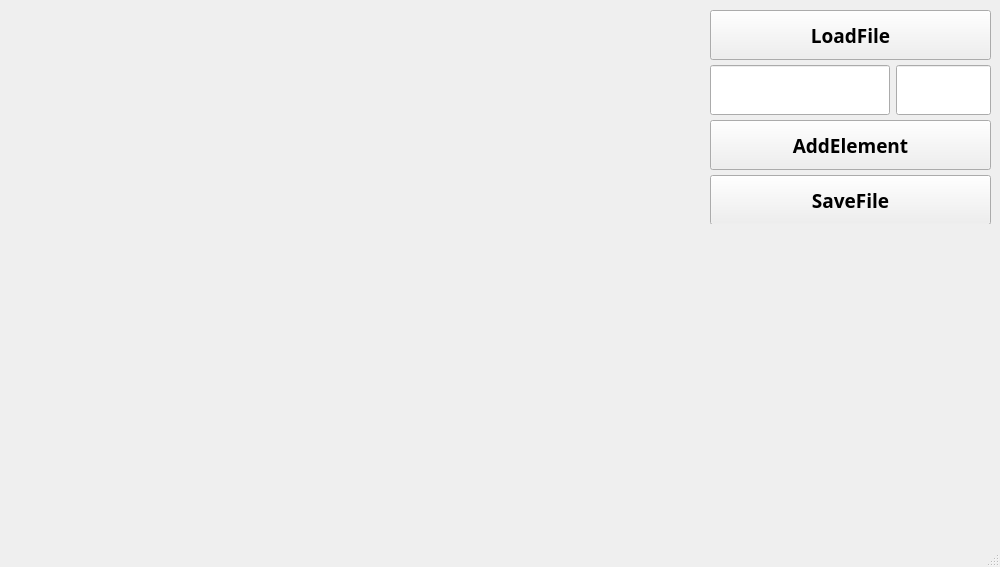
<?xml version="1.0" encoding="UTF-8"?>
<ui version="4.0">
 <class>MainWindow</class>
 <widget class="QMainWindow" name="MainWindow">
  <property name="geometry">
   <rect>
    <x>0</x>
    <y>0</y>
    <width>1000</width>
    <height>567</height>
   </rect>
  </property>
  <property name="windowTitle">
   <string>MainWindow</string>
  </property>
  <widget class="QWidget" name="centralwidget">
   <widget class="QWidget" name="">
    <property name="geometry">
     <rect>
      <x>710</x>
      <y>10</y>
      <width>281</width>
      <height>214</height>
     </rect>
    </property>
    <property name="minimumSize">
     <size>
      <width>0</width>
      <height>50</height>
     </size>
    </property>
    <layout class="QGridLayout" name="gridLayout">
     <item row="2" column="1">
      <widget class="QLineEdit" name="inValue">
       <property name="minimumSize">
        <size>
         <width>90</width>
         <height>50</height>
        </size>
       </property>
       <property name="font">
        <font>
         <family>Segoe Script</family>
         <pointsize>14</pointsize>
         <bold>true</bold>
        </font>
       </property>
      </widget>
     </item>
     <item row="4" column="0" colspan="2">
      <widget class="QPushButton" name="buttonSave">
       <property name="minimumSize">
        <size>
         <width>0</width>
         <height>50</height>
        </size>
       </property>
       <property name="font">
        <font>
         <family>Segoe Script</family>
         <pointsize>14</pointsize>
         <bold>true</bold>
        </font>
       </property>
       <property name="text">
        <string>SaveFile</string>
       </property>
      </widget>
     </item>
     <item row="2" column="0">
      <widget class="QLineEdit" name="inKey">
       <property name="minimumSize">
        <size>
         <width>180</width>
         <height>50</height>
        </size>
       </property>
       <property name="font">
        <font>
         <family>Segoe Script</family>
         <pointsize>14</pointsize>
         <bold>true</bold>
        </font>
       </property>
      </widget>
     </item>
     <item row="3" column="0" colspan="2">
      <widget class="QPushButton" name="buttonAdd">
       <property name="minimumSize">
        <size>
         <width>0</width>
         <height>50</height>
        </size>
       </property>
       <property name="font">
        <font>
         <family>Segoe Script</family>
         <pointsize>14</pointsize>
         <bold>true</bold>
        </font>
       </property>
       <property name="text">
        <string>AddElement</string>
       </property>
      </widget>
     </item>
     <item row="1" column="0" colspan="2">
      <widget class="QPushButton" name="buttonLoad">
       <property name="minimumSize">
        <size>
         <width>0</width>
         <height>50</height>
        </size>
       </property>
       <property name="font">
        <font>
         <family>Segoe Script</family>
         <pointsize>14</pointsize>
         <bold>true</bold>
        </font>
       </property>
       <property name="text">
        <string>LoadFile</string>
       </property>
      </widget>
     </item>
    </layout>
   </widget>
  </widget>
  <widget class="QMenuBar" name="menubar">
   <property name="geometry">
    <rect>
     <x>0</x>
     <y>0</y>
     <width>1000</width>
     <height>17</height>
    </rect>
   </property>
  </widget>
  <widget class="QStatusBar" name="statusbar"/>
 </widget>
 <resources/>
 <connections/>
</ui>
